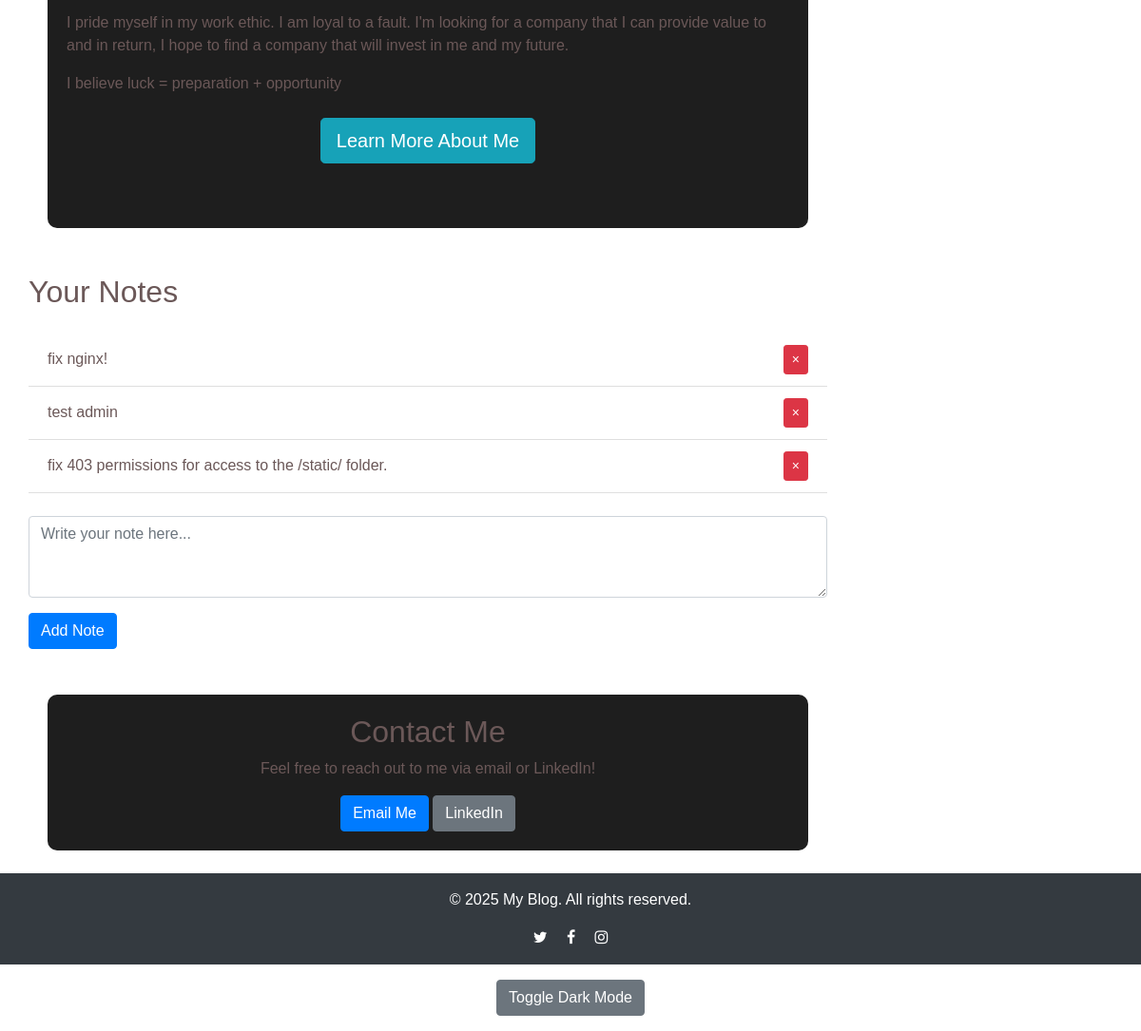
Page / (signed in, lower part) on the earlier database version.
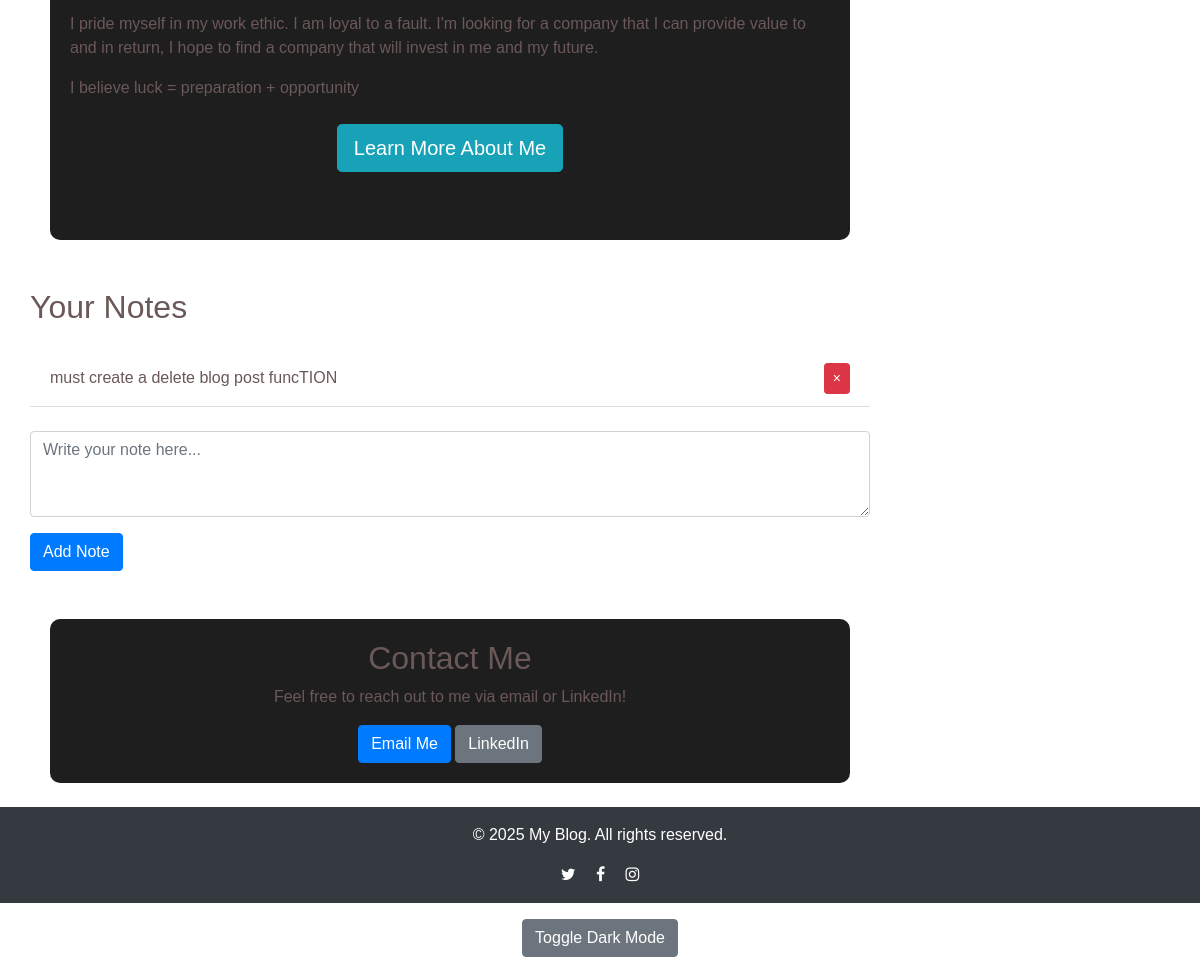
Same page on the later database version.
### website/models.py (models this page shows)
class Note(db.Model):
    id = db.Column(db.Integer, primary_key=True)
    data = db.Column(db.String(10000))
    date = db.Column(db.DateTime(timezone=True), default=func.now())
    user_id = db.Column(db.Integer, db.ForeignKey('user.id'))

### website/views.py (the view, shortened to what this page needs)
@views.route('/', methods=['GET', 'POST'])
def home():
    if not current_user.is_authenticated:
        return render_template("home.html", user=None)
    return render_template("home.html", user=current_user)

### website/templates/home.html (shortened to what this page needs)
{% extends "base.html" %}
{% block content %}
<div class="container-fluid mt-4">
    <div class="row">
        <div class="container mt-4">
            <div class="my-5">
                <p>I pride myself in my work ethic. I am loyal to a fault. I'm looking for a company that I can provide value to and in return, I hope to find a company that will invest in me and my future.</p>
                <p>I believe luck = preparation + opportunity</p>
                <div class="my-4 text-center">
                    <a href="{{ url_for('blog.view_posts') }}" class="btn btn-info btn-lg">Learn More About Me</a>
                </div>
            </div>
        </div>
    </div>
</div>
<div class="container-fluid mt-5">
    <div class="row">
        <div class="col-md-12">
            <h2 class="mb-4">Your Notes</h2>
            {% if user.notes %}
            <ul class="list-group list-group-flush mb-4" id="notes">
                {% for note in user.notes %}
                <li class="list-group-item d-flex justify-content-between align-items-center">
                    {{ note.data }}
                    <button type="button" class="btn btn-danger btn-sm" onClick="deleteNote('{{ note.id }}')">
                        <span aria-hidden="true">&times;</span>
                    </button>
                </li>
                {% endfor %}
            </ul>
            {% else %}
            <p>Leave me note or a message!!</p>
            {% endif %}
            <form method="POST">
                <textarea name="note" id="note" class="form-control mb-3" placeholder="Write your note here..." rows="3"></textarea>
                <button type="submit" class="btn btn-primary">Add Note</button>
            </form>
        </div>
    </div>
</div>
<div id="contact" class="container mt-5">
    <h2 class="text-center">Contact Me</h2>
    <p class="text-center">Feel free to reach out to me via email or LinkedIn!</p>
    <div class="text-center">
        <a href="mailto:david.onate312@gmail.com" class="btn btn-primary">Email Me</a>
        <a href="https://www.linkedin.com/in/davidonate312" target="_blank" class="btn btn-secondary">LinkedIn</a>
    </div>
</div>
{% endblock %}

Differences in the rows shown:
removed Note: data "fix nginx!"
removed Note: data "test admin"
removed Note: data "fix 403 permissions for access to the /static/ folder."
added Note: data "must create a delete blog post funcTION"
